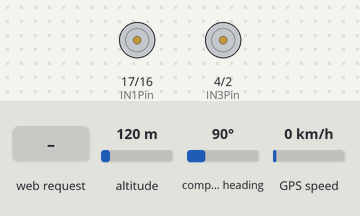
Simulated run of this sketch. Board: ESP32. Parts: motor-driver pin pairs drawn as motors (green arrow = first pin HIGH = forward, orange = second pin HIGH = backward, longer = more drive, scaled by the enable pin). Inputs (shaded band) come from the test bench; at power-on: altitude 120 m, compass heading 90°, GPS speed 0 km/h. WiFi joins after 1.5 s; servers stay silent unless stated; the GPS gets a fix after 3 s at 37.7749, -122.4194 with 8 satellites; what the sketch prints to the serial monitor is not drawn.

Above: at 2.7 s.
2.8 s: HTTP request GET /adelante received
At 4.4 s:
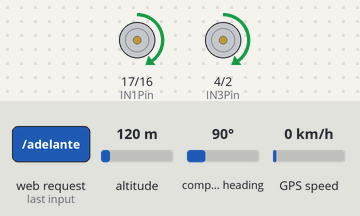
5.0 s: HTTP request GET /atras received
At 6.0 s:
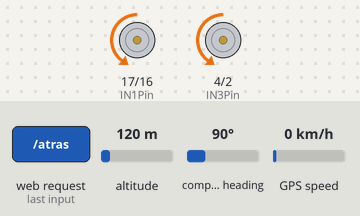
7.0 s: HTTP request GET /izquierda received
At 8.7 s:
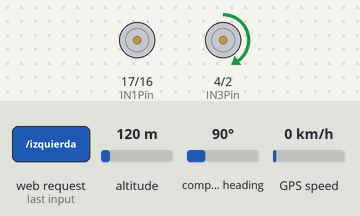
9.0 s: HTTP request GET /derecha received
At 10.4 s:
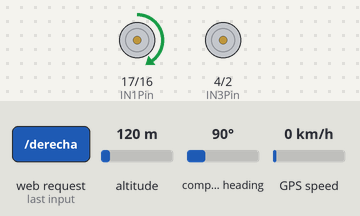
Timing chart, 0 to 12.0 s (numbered marks = the images above; inputs shaded):
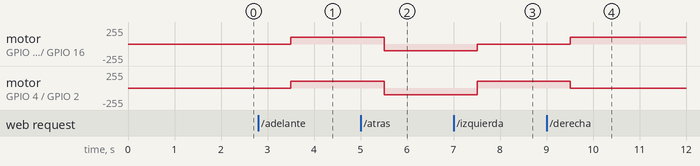

Measured:
- after the input at 2.8 s, motor on GPIO 17 (IN1Pin) / GPIO 16 (IN2Pin), motor on GPIO 4 (IN3Pin) / GPIO 2 (IN4Pin): stopped → forward 100/255 after 0.71 s
- after the input at 5.0 s, motor on GPIO 17 (IN1Pin) / GPIO 16 (IN2Pin), motor on GPIO 4 (IN3Pin) / GPIO 2 (IN4Pin): forward 100/255 → backward 100/255 after 0.51 s
- after the input at 7.0 s, motor on GPIO 17 (IN1Pin) / GPIO 16 (IN2Pin): backward 100/255 → stopped after 0.51 s; motor on GPIO 4 (IN3Pin) / GPIO 2 (IN4Pin): backward 100/255 → forward 100/255 after 0.51 s
- after the input at 9.0 s, motor on GPIO 17 (IN1Pin) / GPIO 16 (IN2Pin): stopped → forward 100/255 after 0.51 s; motor on GPIO 4 (IN3Pin) / GPIO 2 (IN4Pin): forward 100/255 → stopped after 0.51 s

The sketch:

AvanceMC_GPS_Brujula.ino
```cpp
#include <WiFi.h>
#include <WebServer.h>
#include <Wire.h>
#include <QMC5883LCompass.h>
#include <TinyGPS++.h>
#include "HTML.h"

// Variables
HardwareSerial GPS(1);
TinyGPSPlus gps;
QMC5883LCompass compass;
float heading = 0;
float bearing = 0;
float latitud = 0;
float longitud = 0;
unsigned long lastDebounceTime = 0;
unsigned long debounceDelay = 50;
bool State2 = LOW;
bool State1 = LOW;
bool State0 = LOW;
int contador = 0;

// Definición de pines
#define EN1Pin 5
#define EN2Pin 15
#define IN1Pin 17
#define IN2Pin 16
#define IN3Pin 4
#define IN4Pin 2
const int RXPin = 3; // Pin de recepción (RX) del GPS
const int TXPin = 1; // Pin de transmisión (TX) del GPS

// Constantes
#define GPSBaud 9600
#define latVehiculo 25.697400
#define lonVehiculo -100.344024
#define latModulo 25.696691
#define lonModulo -100.343247
#define soundSpeed 0.034
#define declinacion 4.44 // Local declination in degrees

// Web server
const char* ssid = "IZZI-5G-77B8";
const char* password = "E3ZI7TLRY8FM";

IPAddress ip(192,168,251,100);
IPAddress gateway(192,168,251,1);
IPAddress subnet(255,255,255,0);

WebServer server(80);

// Declaración de funciones
void handle_OnConnect();
void handle_stop();
void handle_adelante();
void handle_atras();
void handle_izquierda();
void handle_derecha();
void handle_NotFound();
void sendResponse(bool state2, bool state1, bool state0);

// Funciones del motor
void setMotor(int in1, int in2, int en, bool direction, int velocidad);
void stopMotor(int in1, int in2, int en);
void controlMotor(int motor, bool direction, int velocidad);
void MotorStop(int motor);

// Funciones de la brújula
float calcularBearing(float lat1, float lon1, float lat2, float lon2);

void setup() {
  Serial.begin(115200);

  // Configuración del motor L298N
  pinMode(EN1Pin, OUTPUT);
  pinMode(EN2Pin, OUTPUT);
  pinMode(IN1Pin, OUTPUT);
  pinMode(IN2Pin, OUTPUT);
  pinMode(IN3Pin, OUTPUT);
  pinMode(IN4Pin, OUTPUT);

  //Configuración del GPS
  GPS.begin(GPSBaud, SERIAL_8N1, RXPin, TXPin);
  Serial.println("GPS Inicializado");

  // Configuración de la brújula
  Wire.begin();
  compass.init();
  compass.setSmoothing(10, true);

  bearing = calcularBearing(latVehiculo, lonVehiculo, latModulo, lonModulo);
  Serial.print("Bearing hacia el módulo: ");
  Serial.println(bearing);

  // Configuración de WiFi
  WiFi.mode(WIFI_STA);
  WiFi.begin(ssid, password);
  WiFi.config(ip, gateway, subnet);

  Serial.println("");

  while (WiFi.status() != WL_CONNECTED) { delay(500); Serial.print("."); }

  Serial.println("Conectado a ");
  Serial.println(ssid);
  Serial.print("Direccion IP: ");
  Serial.println(WiFi.localIP());

  server.on("/", handle_OnConnect);
  server.on("/stop", handle_stop);
  server.on("/adelante", handle_adelante);
  server.on("/atras", handle_atras);
  server.on("/izquierda", handle_izquierda);
  server.on("/derecha", handle_derecha);
  server.onNotFound(handle_NotFound);

  server.begin();
}

void loop() {
   // Leer datos del GPS
  unsigned long start = millis();

  while (millis() - start < 1000)
  {
    while (GPS.available() > 0)
    {
      gps.encode(GPS.read());
    }

    if (gps.location.isUpdated() || contador == 10)
    {
      contador = 0;
      latitud = gps.location.lat();
      longitud = gps.location.lng();
      Serial.println(latitud, 6);
      Serial.println(longitud, 6);
      Serial.println(gps.hdop.value() / 100.0);
      Serial.print("Satellites = ");
      Serial.println(gps.satellites.value());
      Serial.print("Time in UTC: ");
      Serial.println(String(gps.date.year()) + "/" + String(gps.date.month()) + "/" + String(gps.date.day()) + "," + String(gps.time.hour()) + ":" + String(gps.time.minute()) + ":" + String(gps.time.second()));
      Serial.println("");
    }
  }
  contador++;

  // Lectura de la brújula
  compass.read();
  int x = compass.getX();
  int y = compass.getY();

  heading = atan2(y, x) * 180.0 / PI;
  if (heading < 0) heading += 360;

  heading -= declinacion;
  if (heading < 0) heading += 360;

  Serial.print("Heading: ");
  Serial.print(heading);
  Serial.println("°");

  server.handleClient();

  // Actualización de estados del motor
  if (!State2 && !State1 && !State0) { // STOP
    MotorStop(1);
    MotorStop(2);
  }
  if (!State2 && !State1 && State0) { // FORWARD
    controlMotor(1, true, 100);
    controlMotor(2, true, 100);
  }
  if (!State2 && State1 && !State0) { // BACKWARD
    controlMotor(1, false, 100);
    controlMotor(2, false, 100);
  }
  if (!State2 && State1 && State0) { // LEFT
    MotorStop(1);
    controlMotor(2, true, 100);
  }
  if (State2 && !State1 && !State0) { // RIGHT
    controlMotor(1, true, 100);
    MotorStop(2);
  }
}

// Funciones del motor
void setMotor(int in1, int in2, int en, bool direction, int velocidad) {
  digitalWrite(in1, direction ? HIGH : LOW);
  digitalWrite(in2, direction ? LOW : HIGH);
  analogWrite(en, velocidad);
}

void stopMotor(int in1, int in2, int en) {
  digitalWrite(in1, LOW);
  digitalWrite(in2, LOW);
  analogWrite(en, 0);
}

void controlMotor(int motor, bool direction, int velocidad) {
  if (motor == 1) {
    setMotor(IN1Pin, IN2Pin, EN1Pin, direction, velocidad);
  } else if (motor == 2) {
    setMotor(IN3Pin, IN4Pin, EN2Pin, direction, velocidad);
  }
}

void MotorStop(int motor) {
  if (motor == 1) {
    stopMotor(IN1Pin, IN2Pin, EN1Pin);
  } else if (motor == 2) {
    stopMotor(IN3Pin, IN4Pin, EN2Pin);
  }
}

// Funciones de la brújula
float calcularBearing(float lat1, float lon1, float lat2, float lon2) {
  lat1 = radians(lat1);
  lon1 = radians(lon1);
  lat2 = radians(lat2);
  lon2 = radians(lon2);

  float dLon = lon2 - lon1;
  float y = sin(dLon) * cos(lat2);
  float x = cos(lat1) * sin(lat2) - sin(lat1) * cos(lat2) * cos(dLon);
  float bearing = atan2(y, x);

  bearing = degrees(bearing);
  if (bearing < 0) {
    bearing += 360;
  }

  return bearing;
}

// Funciones del servidor web
void sendResponse(bool state2, bool state1, bool state0) {
  State2 = state2;
  State1 = state1;
  State0 = state0;
  server.send(200, "text/html", SendHTML(State2, State1, State0));
}

void handle_OnConnect() {sendResponse(LOW, LOW, LOW);}
void handle_stop() { if ((millis() - lastDebounceTime) > debounceDelay) { sendResponse(LOW, LOW, LOW); lastDebounceTime = millis(); } }
void handle_adelante() { if ((millis() - lastDebounceTime) > debounceDelay) { sendResponse(LOW, LOW, HIGH); lastDebounceTime = millis(); } }
void handle_atras() { if ((millis() - lastDebounceTime) > debounceDelay) { sendResponse(LOW, HIGH, LOW); lastDebounceTime = millis(); } }
void handle_izquierda() { if ((millis() - lastDebounceTime) > debounceDelay) { sendResponse(LOW, HIGH, HIGH); lastDebounceTime = millis(); } }
void handle_derecha() { if ((millis() - lastDebounceTime) > debounceDelay) { sendResponse(HIGH, LOW, LOW); lastDebounceTime = millis(); } }
void handle_NotFound() {server.send(404, "text/plain", "Page Not Found");}
```

HTML.cpp
```cpp
#include "HTML.h"

String SendHTML(uint8_t Status2, uint8_t Status1, uint8_t Status0) {
  String html = "<!DOCTYPE html><html>\n";
  html += "<head><meta name=\"viewport\" content=\"width=device-width, initial-scale=1.0, user-scalable=no\">\n";
  html += "<meta http-equiv=\"refresh\" content=\"2\">\n";
  html += "<title>Carrito</title>\n";
  html += "<style>html { font-family: Helvetica; display: inline-block; margin: 0px auto; text-align: center;}\n";
  html += "body { margin-top: 50px; } h1 { color: #444444; margin: 50px auto 30px; } h3 { color: #444444; margin-bottom: 10px; }\n";
  html += ".button { display: block; width: 80px; background-color: #3498db; border: none; color: white; padding: 13px 30px; text-decoration: none; font-size: 25px; margin: 0px auto 35px; cursor: pointer; border-radius: 4px; }\n";
  html += ".button-on { background-color: #3498db; }\n";
  html += ".button-on:active { background-color: #2980b9; }\n";
  html += ".button-off { background-color: #34495e; }\n";
  html += ".button-off:active { background-color: #2c3e50; }\n";
  html += "p { font-size: 14px; color: #888; margin-bottom: 10px; }\n";
  html += "</style>\n";
  html += "</head>\n";
  html += "<body>\n";
  html += "<h1>Carrito</h1>\n";
  html += "<h3>Sensores</h3>\n";
  html += "<p>Heading: " + String(heading) + "°</p>\n";
  html += "<p>Bearing: " + String(bearing) + "°</p>\n";
  html += "<p>Latitud: " + String(latitud) + "°</p>\n";
  html += "<p>Longitud: " + String(longitud) + "°</p>\n";
  html += "<br><br>\n";
  html += "<h3>Control</h3>\n";

  // Generación de botones según el estado
  html += generateButtonHTML(Status2, Status1, Status0);

  html += "</body>\n";
  html += "</html>\n";
  return html;
}

String generateButtonHTML(uint8_t Status2, uint8_t Status1, uint8_t Status0) {
  String buttonHTML = "";
  buttonHTML += "<a class=\"button " + String((!Status2 && !Status1 && !Status0) ? "button-on" : "button-off") + "\" href=\"/stop\">STOP</a>\n";
  buttonHTML += "<a class=\"button " + String((!Status2 && !Status1 && Status0) ? "button-on" : "button-off") + "\" href=\"/adelante\">Adelante</a>\n";
  buttonHTML += "<a class=\"button " + String((!Status2 && Status1 && !Status0) ? "button-on" : "button-off") + "\" href=\"/atras\">Atras</a>\n";
  buttonHTML += "<a class=\"button " + String((!Status2 && Status1 && Status0) ? "button-on" : "button-off") + "\" href=\"/izquierda\">Izquierda</a>\n";
  buttonHTML += "<a class=\"button " + String((Status2 && !Status1 && !Status0) ? "button-on" : "button-off") + "\" href=\"/derecha\">Derecha</a>\n";
  return buttonHTML;
}
```

HTML.h
```cpp
#ifndef HTML_h
#define HTML_h

#include <Arduino.h>

extern bool State2;
extern bool State1;
extern bool State0;
extern float heading;
extern float bearing;
extern float latitud;
extern float longitud;

String SendHTML(uint8_t Status2, uint8_t Status1, uint8_t Status0);
String generateButtonHTML(uint8_t Status2, uint8_t Status1, uint8_t Status0);


#endif
```
